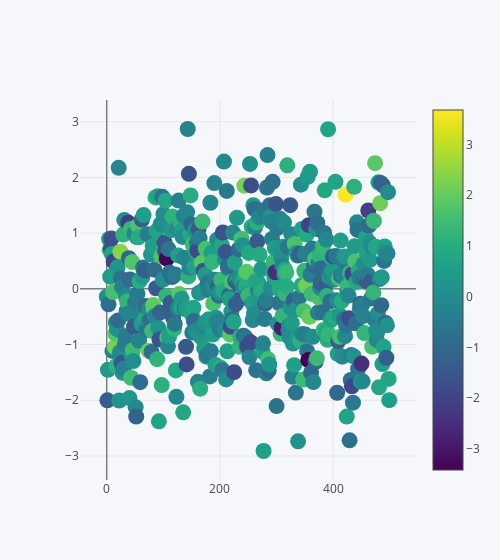

Notebook source saved alongside this figure:
### Markdown cell above
The future work will include:
1. Finish scraping full data set
2. Creating visual features for full data set of scraped data
3. Build a well-fitting Random Forest model
4. Examine the significance of the features and draw conclusions on book covers
    - Use the Shapley Feature Importance to represent a feature's responsibility for a change in the model output as explained in https://github.com/slundberg/shap
5. Turn these conclusions into a data story
6. Prepare a poster and presentation to convey our findings

### Code cell
import plotly.graph_objs as go
import plotly.offline as py


data = [go.Scatter(
    y = np.random.randn(500),
    mode='markers',
    marker=dict(
        size=16,
        color = np.random.randn(500),
        colorscale='Viridis',
        showscale=True,
 #line={width: 0.5}
    )
)]

layout = dict(
plot_bgcolor ='#F5F7FA',
   paper_bgcolor = '#F5F7FA',
   width = 500,
#xaxis: {zeroline: false},
#yaxis: {zeroline: false},
)

py.iplot( dict(data=data, layout=layout) )

### Figure 1 — Plotly figure (JSON) as saved in the notebook; plotly's stock layout.template omitted (floating-point values rounded to 4 significant figures; data arrays with more than 128 entries replaced by an {"elided": "..."} marker saying what was removed)
{"data": [{"marker": {"color": {"elided": "500 float values"}, "colorscale": "Viridis", "showscale": true, "size": 16}, "mode": "markers", "type": "scatter", "uid": "8e066f13-d230-4ddf-ab14-2a3eab8ea145", "y": {"elided": "500 float values"}}], "layout": {"paper_bgcolor": "#F5F7FA", "plot_bgcolor": "#F5F7FA", "width": 500}}
